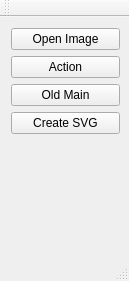
<?xml version="1.0" encoding="UTF-8"?>
<ui version="4.0">
 <class>city_vectorizationClass</class>
 <widget class="QMainWindow" name="city_vectorizationClass">
  <property name="geometry">
   <rect>
    <x>0</x>
    <y>0</y>
    <width>129</width>
    <height>281</height>
   </rect>
  </property>
  <property name="sizePolicy">
   <sizepolicy hsizetype="Fixed" vsizetype="Fixed">
    <horstretch>0</horstretch>
    <verstretch>0</verstretch>
   </sizepolicy>
  </property>
  <property name="minimumSize">
   <size>
    <width>129</width>
    <height>281</height>
   </size>
  </property>
  <property name="maximumSize">
   <size>
    <width>129</width>
    <height>281</height>
   </size>
  </property>
  <property name="windowTitle">
   <string>city_vectorization</string>
  </property>
  <widget class="QWidget" name="centralWidget">
   <property name="sizePolicy">
    <sizepolicy hsizetype="Expanding" vsizetype="Expanding">
     <horstretch>0</horstretch>
     <verstretch>0</verstretch>
    </sizepolicy>
   </property>
   <property name="maximumSize">
    <size>
     <width>129</width>
     <height>281</height>
    </size>
   </property>
   <widget class="QWidget" name="horizontalLayoutWidget">
    <property name="geometry">
     <rect>
      <x>0</x>
      <y>0</y>
      <width>131</width>
      <height>261</height>
     </rect>
    </property>
    <layout class="QHBoxLayout" name="horizontalLayout">
     <property name="spacing">
      <number>0</number>
     </property>
     <property name="sizeConstraint">
      <enum>QLayout::SetMinAndMaxSize</enum>
     </property>
     <item>
      <layout class="QVBoxLayout" name="verticalLayout">
       <item>
        <widget class="QPushButton" name="pbOpenImage">
         <property name="text">
          <string>Open Image</string>
         </property>
        </widget>
       </item>
       <item>
        <widget class="QPushButton" name="pbTestAction">
         <property name="text">
          <string>Action</string>
         </property>
        </widget>
       </item>
       <item>
        <widget class="QPushButton" name="pbOldMain">
         <property name="text">
          <string>Old Main</string>
         </property>
        </widget>
       </item>
       <item>
        <widget class="QPushButton" name="pbCreateSvg">
         <property name="text">
          <string>Create SVG</string>
         </property>
        </widget>
       </item>
       <item>
        <spacer name="verticalSpacer">
         <property name="orientation">
          <enum>Qt::Vertical</enum>
         </property>
         <property name="sizeHint" stdset="0">
          <size>
           <width>20</width>
           <height>40</height>
          </size>
         </property>
        </spacer>
       </item>
      </layout>
     </item>
    </layout>
   </widget>
  </widget>
  <widget class="QMenuBar" name="menuBar">
   <property name="geometry">
    <rect>
     <x>0</x>
     <y>0</y>
     <width>129</width>
     <height>21</height>
    </rect>
   </property>
  </widget>
  <widget class="QToolBar" name="mainToolBar">
   <attribute name="toolBarArea">
    <enum>TopToolBarArea</enum>
   </attribute>
   <attribute name="toolBarBreak">
    <bool>false</bool>
   </attribute>
  </widget>
  <widget class="QStatusBar" name="statusBar"/>
 </widget>
 <layoutdefault spacing="6" margin="11"/>
 <resources/>
 <connections/>
</ui>
